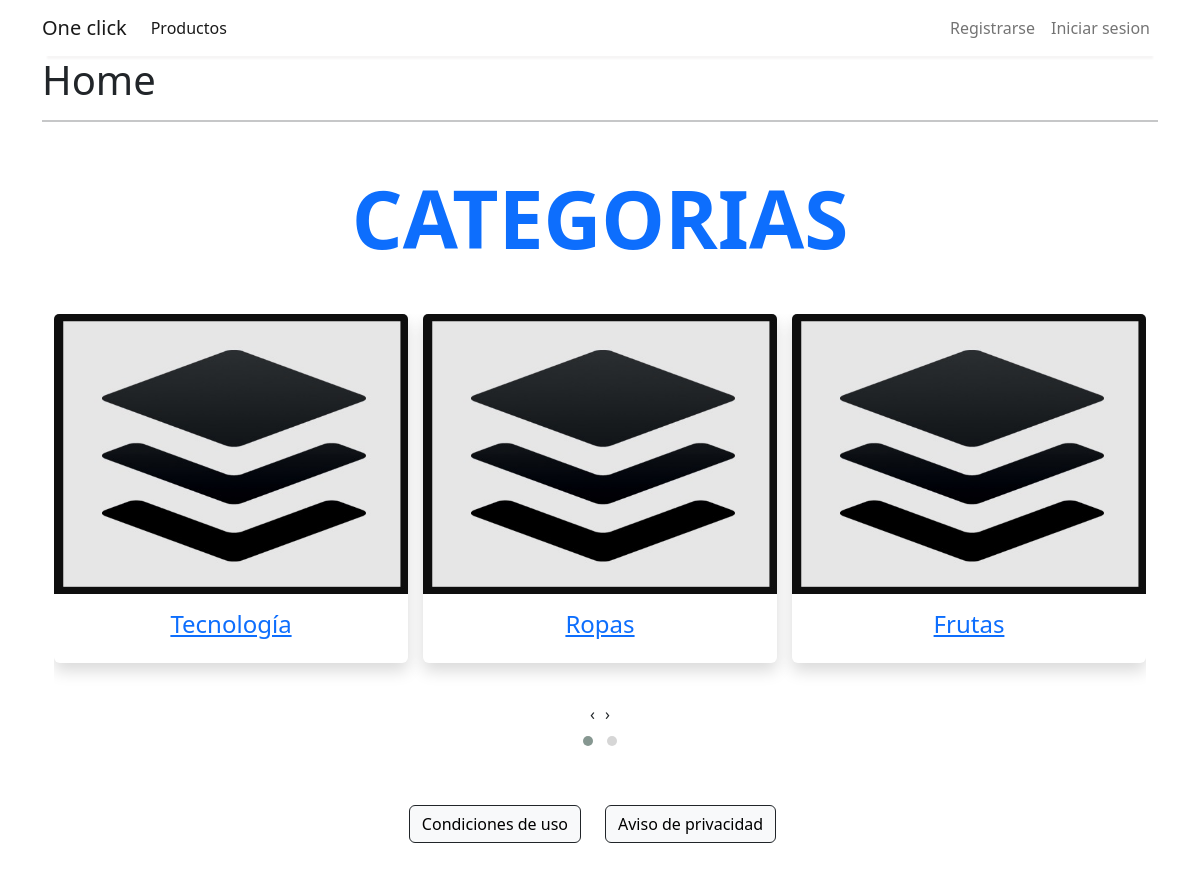
The page /home on the database its author committed.
### store/models/category.py (models this page shows, shortened)
class Category(models.Model):
    name = models.CharField(max_length=20)
    image = models.ImageField(default='uploads/categorias/img_defecto.jpg', upload_to='uploads/categorias/', verbose_name='Imagen de categoria')
    @staticmethod
    def get_all_categories():
        return Category.objects.all()

### store/views/home.py (the view)
# urls.py: path('home', home, name='home'),
def home(request):
    categorias = Category.get_all_categories()
    context = {'categorias' : categorias,}
    return render(request, "home.html", context)

### store/templates/home.html (shortened to what this page needs)
{% extends 'base.html' %}
{% block content %}
<h1>Home</h1>
<hr />
<div class="container-fluid my-5">
  <h1 class="text-center fw-bold display-1 mb-5">
    <span class="text-primary">CATEGORIAS</span>
  </h1>
  <div class="row">
    <div class="col-12 m-auto">
      <div class="owl-carousel owl-theme">
        {% for categoria in categorias %}
        <div class="item mb-4">
          <div class="card border-0 shadow">
            <img
              src="{{ categoria.image.url }}"
              alt="image"
              class="card-img-top"
              height="280px"
            />
            <div class="card-body">
              <div class="card-title text-center">
                <a href="/?category={{categoria.id}}"><h4>{{ categoria.name }}</h4></a>
              </div>
            </div>
          </div>
        </div>
        {% empty %}
        <h2>No hay Categorias</h2>
        {% endfor %}
      </div>
    </div>
  </div>
</div>
<div class="container-fluid my-5 fw-bold">
    <ul class="nav col-12 col-lg-auto me-lg-auto mb-2 justify-content-center mb-md-0">
        <li class="me-4">
            <a class="btn btn-light border-dark" href="{% url 'condiciones' %}">Condiciones de uso</a>
        </li>
        <li>
            <a class="btn btn-light border-dark" href="{% url 'privacidad' %}">Aviso de privacidad</a>
        </li>
    </ul>
</div>
{% endblock %}

### rows shown on the page
Category: image (picture), name "Tecnología"
Category: image (picture), name "Ropas"
Category: image (picture), name "Frutas"
